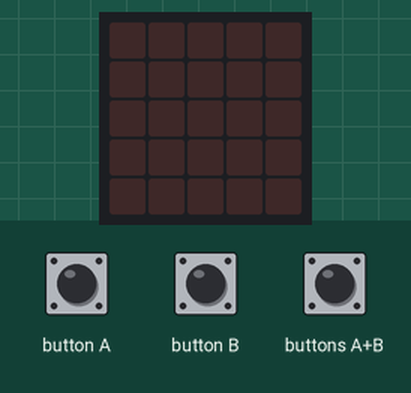
This program was run on a simulated BBC micro:bit (MakeCode). On the bench: the board's 5×5 LED display. The inputs (shaded band) are chosen by the test bench.

Above: at 1.2 s.
1.3 s: button A pressed for 0.15 s
At 2.6 s:
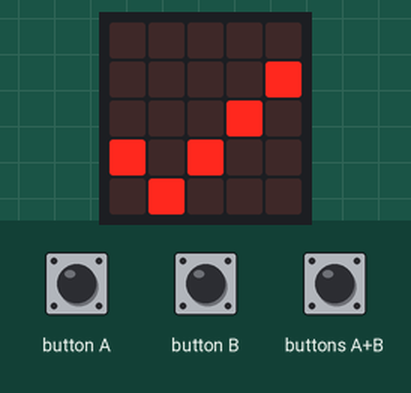
2.9 s: button B pressed for 0.15 s
At 3.9 s:
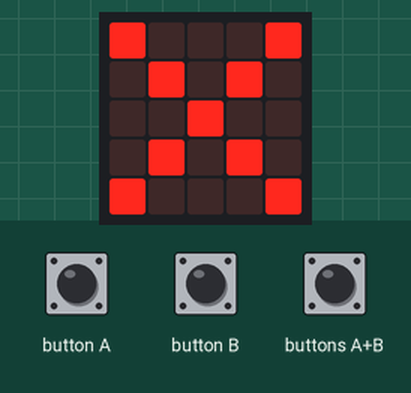
4.5 s: buttons A+B pressed for 0.15 s
At 5.2 s:
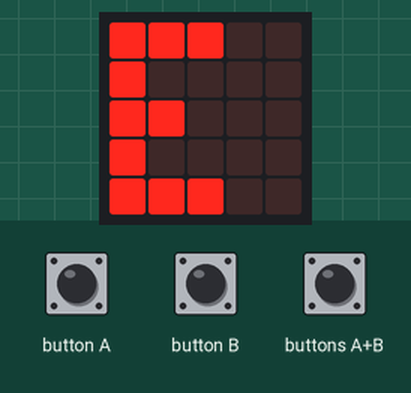
Timing chart, 0 to 7.5 s (numbered marks = the images above; inputs shaded):
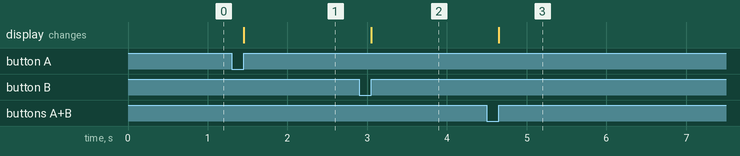

Measured:
- after the input at 1.3 s, the display: changes after 0.15 s (image 1)
- after the input at 2.9 s, the display: changes after 0.15 s (image 2)
- after the input at 4.5 s, the display: changes after 0.15 s (image 3)

The program:

main.ts
```typescript
datalogger.onLogFull(function () {
    enregistrement = false
    basic.showLeds(`
        # # # # #
        . # . # .
        # # # # #
        . # . # .
        # # # # #
        `)
})
input.onButtonPressed(Button.A, function () {
    enregistrement = true
    basic.showLeds(`
        . . . . .
        . . . . #
        . . . # .
        # . # . .
        . # . . .
        `)
})
input.onButtonPressed(Button.AB, function () {
    basic.showLeds(`
        # # # . .
        # . . . .
        # # . . .
        # . . . .
        # # # . .
        `)
    datalogger.deleteLog(datalogger.DeleteType.Full)
})
input.onButtonPressed(Button.B, function () {
    enregistrement = false
    basic.showLeds(`
        # . . . #
        . # . # .
        . . # . .
        . # . # .
        # . . . #
        `)
})
let enregistrement = false
enregistrement = false
datalogger.setColumnTitles(
"température",
"luminosité"
)
loops.everyInterval(60000, function () {
    if (enregistrement) {
        datalogger.log(
        datalogger.createCV("luminosité", input.lightLevel()),
        datalogger.createCV("température", input.temperature())
        )
    }
})
```

test.ts
```typescript
// tuto temperature
```
